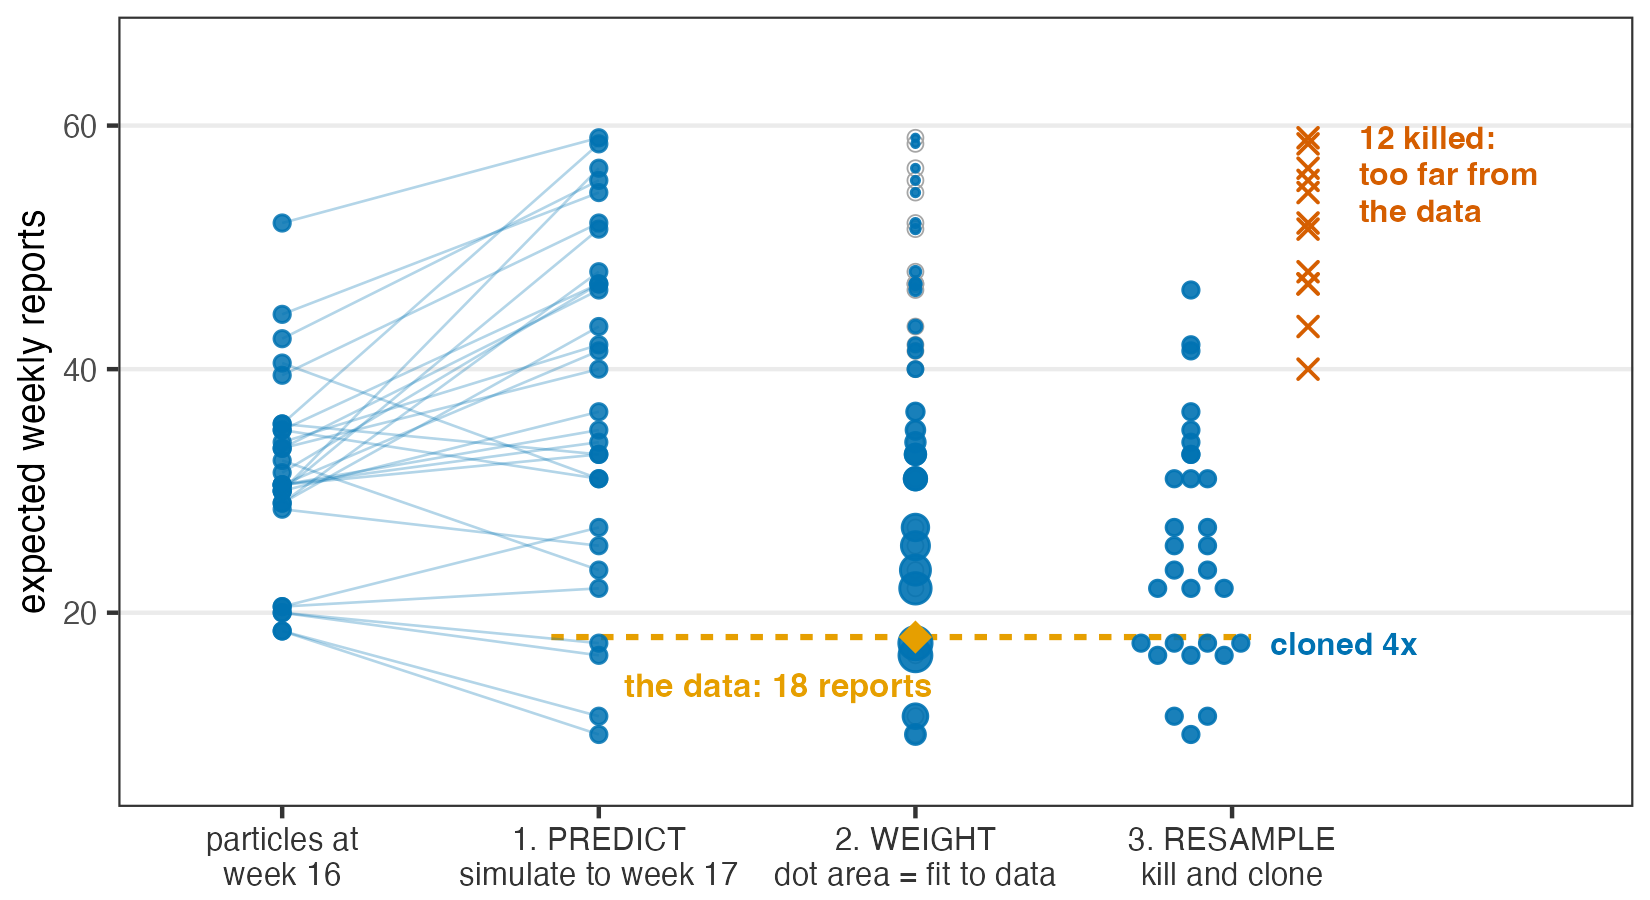

The script that saved this image:
## fig-pfilter-one-week.R -------------------------------------------------
## ONE observation interval of the Consett 1948 measles particle filter,
## shown on real data: PREDICT -> WEIGHT -> RESAMPLE.
##
## Replaces the prediction / filtering / two-step-recursion display equations
## (old 3_likelihood/main.qmd:434-468).
##
## Run from the project root (where 3_likelihood_pfilter.Rproj lives):
##   Rscript figures/fig-pfilter-one-week.R
## Reads : data/Measles_Consett_1948.csv (via scripts/model_measSIR.R)
##         results/pfilter-grid1.rds     (for the MLE parameter vector)
## Writes: figures/fig-pfilter-one-week.png

source("scripts/model_measSIR.R")
library(ggplot2)
library(dplyr)

theme_set(theme_bw())

## Okabe-Ito, fixed course meanings
col_pf   <- "#0072B2"   # the particle filter
col_bad  <- "#D55E00"   # what doesn't work: particles the data kill
col_data <- "#E69F00"   # THE DATA

## ---- settings ----------------------------------------------------------
## Week 16 -> 17 is the interval where the weighting visibly bites: the
## model's cloud is still growing (median ~38 expected reports) while the
## data say 18, so the filter has to drag the cloud down onto the data.
## Weeks 19-21 are useless for teaching (ESS ~95% of J: nothing happens).
## The seed is fixed so the step is legible. This draw is sharper than the
## median for the week (12 killed / 4 copies / ESS 51%, against a week-17
## median of 10 / 3 / 61%), but nothing shown is unusual for the week.
n_part <- 30     # few particles so individuals stay visible
n_week <- 17     # the observation interval shown: week 16 -> week 17
seed   <- 238

## ---- parameters: the MLE from the cached Beta-Gamma grid ---------------
## DELIBERATE: the grid MLE, not coef(measSIR). Do not "fix" this to the
## defaults. At the defaults the week-17 datum falls outside the particle
## cloud entirely, so every particle is bad and the figure teaches "the
## model is wrong" -- true, and Lecture A's LATER punchline, but not the
## point of THIS slide, which is the mechanics of one filtering step.
## At the MLE the datum sits inside the cloud, so kill-and-clone is visible.
readRDS("results/pfilter-grid1.rds") |>
  group_by(Beta, Gamma, Rho, k, Eta, N) |>
  summarise(loglik = logmeanexp(loglik), .groups = "drop") |>
  slice_max(loglik, n = 1) -> best
theta <- c(Beta = best$Beta, Gamma = best$Gamma, Rho = best$Rho,
           k = best$k, Eta = best$Eta, N = best$N)

## ---- 0. filtering particles at week n-1 --------------------------------
set.seed(seed)
pf <- pfilter(measSIR, params = theta, Np = n_part, save.states = "filter")
x_prev <- saved_states(pf)[[n_week - 1]]           # 4 x J filtering particles

## emeasure wants a 3-d array: nvar x nrep x ntime
x_prev_a <- array(x_prev, dim = c(nrow(x_prev), ncol(x_prev), 1L),
                  dimnames = list(name = rownames(x_prev), NULL, NULL))
e_prev <- as.numeric(emeasure(measSIR, x = x_prev_a,
                              times = n_week - 1, params = theta)[1, , 1])

## ---- 1. PREDICT: simulate each particle forward one week ---------------
set.seed(seed * 1000 + n_week)
x_pred <- rprocess(measSIR, x0 = x_prev, t0 = n_week - 1,
                   times = n_week, params = theta)
e_pred <- as.numeric(emeasure(measSIR, x = x_pred,
                              times = n_week, params = theta)[1, , 1])

## ---- 2. WEIGHT: the datum arrives --------------------------------------
y_n   <- obs(measSIR)[, n_week, drop = FALSE]
ystar <- as.numeric(y_n)
w  <- as.numeric(dmeasure(measSIR, y = y_n, x = x_pred,
                          times = n_week, params = theta, log = FALSE))
wn  <- w / sum(w)
ess <- 1 / sum(wn^2)

## ---- 3. RESAMPLE: systematic resampling (what pomp does internally) ----
systematic <- function (wn, n, u) findInterval((u + seq_len(n) - 1) / n,
                                               cumsum(wn)) + 1L
set.seed(seed * 1000 + n_week + 7)
idx  <- systematic(wn, n_part, runif(1))
mult <- tabulate(idx, nbins = n_part)          # copies made of each parent

n_kept   <- sum(mult > 0)
n_killed <- sum(mult == 0)
max_mult <- max(mult)

## ---- report every number that reaches the figure -----------------------
cat("\n=== fig-pfilter-one-week: computed numbers ===\n")
cat(sprintf("params (grid MLE): Beta=%.5f Gamma=%.6f Rho=%.1f k=%d Eta=%.2f N=%d\n",
            theta["Beta"], theta["Gamma"], theta["Rho"], theta["k"],
            theta["Eta"], theta["N"]))
cat(sprintf("  cached grid loglik at this cell = %.2f\n", best$loglik))
cat(sprintf("interval: week %d -> %d ; y* = %d reports ; J = %d ; seed = %d\n",
            n_week - 1, n_week, ystar, n_part, seed))
cat(sprintf("week %d filter cloud (expected reports): %.1f to %.1f (median %.1f)\n",
            n_week - 1, min(e_prev), max(e_prev), median(e_prev)))
cat(sprintf("week %d PREDICT cloud: %.1f to %.1f (median %.1f)\n",
            n_week, min(e_pred), max(e_pred), median(e_pred)))
cat(sprintf("weights: min=%.3g max=%.3g ; max normalised=%.1f%% (uniform %.1f%%)\n",
            min(w), max(w), 100 * max(wn), 100 / n_part))
cat(sprintf("ESS = %.1f of %d\n", ess, n_part))
cat(sprintf("resample: %d kept, %d killed, most copies of one particle = %d\n",
            n_kept, n_killed, max_mult))
cat(sprintf("RESAMPLED cloud: %.1f to %.1f (median %.1f)\n",
            min(e_pred[idx]), max(e_pred[idx]), median(e_pred[idx])))
cat(sprintf("mean |E - y*|: predict %.1f -> resampled %.1f  (%.0f%% closer)\n",
            mean(abs(e_pred - ystar)), mean(abs(e_pred[idx] - ystar)),
            100 * (1 - mean(abs(e_pred[idx] - ystar)) / mean(abs(e_pred - ystar)))))
cat(sprintf("sd of cloud: predict %.1f -> resampled %.1f\n",
            sd(e_pred), sd(e_pred[idx])))
cat("=============================================\n\n")

## ---- assemble plotting frames ------------------------------------------
x0 <- 0; x1 <- 1; x2 <- 2; x3 <- 3          # the four columns

seg1 <- data.frame(x = x0, xend = x1, y = e_prev, yend = e_pred)
d0   <- data.frame(x = x0, y = e_prev)
d1   <- data.frame(x = x1, y = e_pred)
d2   <- data.frame(x = x2, y = e_pred, w = wn)

## survivors fan out horizontally: one dot per copy, so clones are countable.
## The killed get their own narrow sub-column so a cross can never land on
## top of a survivor that happens to share its value.
x_surv <- x3 - 0.13
x_dead <- x3 + 0.24
surv <- bind_rows(lapply(which(mult > 0), function (j) {
  m <- mult[j]
  data.frame(x = x_surv + (seq_len(m) - (m + 1) / 2) * 0.105, y = e_pred[j])
}))
dead <- data.frame(x = x_dead, y = e_pred[mult == 0])

## the particle cloned the most: label it
j_star <- which.max(mult)
y_star_part <- e_pred[j_star]

ytop <- max(e_pred) + 7
ybot <- min(e_pred) - 3

p <- ggplot() +
  ## the datum: amber reference, starting at PREDICT. It must NOT reach back
  ## under the week-16 column: y* = 18 is week 17's datum, week 16's is 22.
  annotate("segment", x = x1 - 0.15, xend = x_surv + 0.19, y = ystar, yend = ystar,
           colour = col_data, linewidth = 0.7, linetype = "22") +
  ## stage 1: each particle simulates forward -> a spreading cloud
  geom_segment(data = seg1, aes(x = x, xend = xend, y = y, yend = yend),
               colour = col_pf, alpha = 0.3, linewidth = 0.3) +
  geom_point(data = d0, aes(x, y), colour = col_pf, size = 1.5, alpha = 0.85) +
  geom_point(data = d1, aes(x, y), colour = col_pf, size = 1.5, alpha = 0.85) +
  ## stage 2: grey ring = the particle; blue area = its weight
  geom_point(data = d2, aes(x, y), shape = 21, colour = "grey65",
             fill = NA, size = 1.6, stroke = 0.3) +
  geom_point(data = d2, aes(x, y, size = w), colour = col_pf, alpha = 0.9) +
  scale_size_area(max_size = 3.4, guide = "none") +
  annotate("point", x = x2, y = ystar, colour = col_data,
           size = 3.4, shape = 18) +
  ## stage 3: the new cloud, and the particles the data killed
  geom_point(data = surv, aes(x, y), colour = col_pf, size = 1.5, alpha = 0.9) +
  geom_point(data = dead, aes(x, y), colour = col_bad, shape = 4,
             size = 1.8, stroke = 0.65) +
  ## annotations
  annotate("text", x = x1 + 0.08, y = ystar - 3.9,
           label = paste0("the data: ", ystar, " reports"),
           colour = col_data, size = 2.8, fontface = "bold", hjust = 0) +
  annotate("text", x = x_dead + 0.16, y = max(e_pred) + 1,
           label = paste0(n_killed, " killed:\ntoo far from\nthe data"),
           colour = col_bad, size = 2.7, fontface = "bold",
           hjust = 0, vjust = 1, lineheight = 0.95) +
  ## the best particle sits on the data, so label its clone row directly
  annotate("text", x = x_surv + 0.25, y = y_star_part,
           label = paste0("cloned ", max_mult, "x"),
           colour = col_pf, size = 2.7, fontface = "bold",
           hjust = 0, vjust = 0.5) +
  scale_x_continuous(
    breaks = c(x0, x1, x2, x3),
    labels = c("particles at\nweek 16",
               "1. PREDICT\nsimulate to week 17",
               "2. WEIGHT\ndot area = fit to data",
               "3. RESAMPLE\nkill and clone"),
    limits = c(x0 - 0.3, x3 + 1.05)
  ) +
  scale_y_continuous(limits = c(ybot, ytop)) +
  labs(x = NULL, y = "expected weekly reports") +
  theme(
    panel.grid.minor = element_blank(),
    panel.grid.major.x = element_blank(),
    axis.text.x = element_text(size = 7.6, colour = "grey20"),
    axis.text.y = element_text(size = 7.5),
    axis.title.y = element_text(size = 9),
    plot.margin = margin(4, 4, 2, 4)
  )

ggsave("figures/fig-pfilter-one-week.png", p,
       width = 5.5, height = 3.0, dpi = 300, bg = "white")

cat("wrote figures/fig-pfilter-one-week.png\n")
